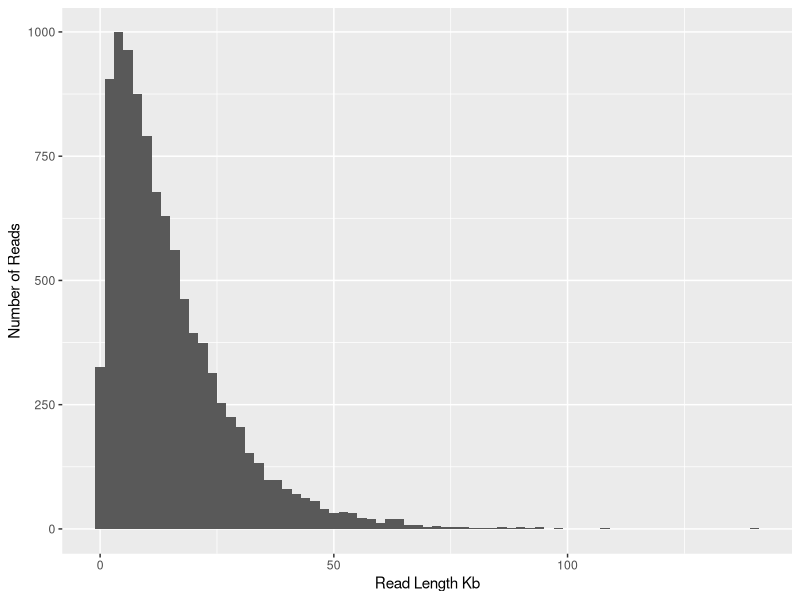

Source code (R):
## ---- chunk 1
knitr::opts_chunk$set(echo = TRUE)
# Bash chunks are a record of commands you ran in the Terminal. Knitting shows
# them but doesn't run them again.
knitr::opts_hooks$set(engine = function(options) {
  if (options$engine == "bash") options$eval <- FALSE
  options
})
## ---- chunk 2
#cd ~/mb5370-workshops/raw_data
#ln -s /pvol/data/metagenome_assembly/reads_R10_0.5.fastq.gz raw_reads.fastq.gz
## symbolic link to rae reads file in the raw_data folder 

#ls -l raw_data
## using ls to make sure the link is correct for the raw data 

#zcat raw_data/raw_reads.fastq.gz | head -n 40000 | bioawk -c fastx '{print $name,length($seq)}' > read_lengths.txt

#lines underneath explain the code 
# Unzips the raw data and sends the data to standard output
##zcat raw_data/raw_reads.fastq.gz \
# This is a pipe. It sends output from the previous command as input to the next command
  ##| \
# Here we select only the top 40k lines in the file. This equates to 10k reads. It should be plenty to get some stats
 ## head -n 40000 | \
# This is a small bioawk program. It prints the name of each sequence followed by its length
  ##bioawk -c fastx '{print $name,length($seq)}' \
# Send outputs to a file called read_lengths.txt
##  > read_lengths.txt

#making a graph to visualise the data 
library(tidyverse)

rl_data <- read_tsv("read_lengths.txt",col_names = c("id","length"), show_col_types = FALSE)

ggplot(rl_data, aes(x=length/1000)) + 
  geom_histogram(binwidth = 2) +
  xlab("Read Length Kb") + ylab("Number of Reads")

#Figure 1: Histogram of read lengths in the mock nanopore sequencing dataset

# calculating read N50 
total_len <- sum(rl_data$length)

rl_data |> 
  arrange(desc(length)) |> 
  mutate(cumsum = cumsum(length)) |> 
  filter(cumsum>total_len/2) |> 
  head(n=1)
